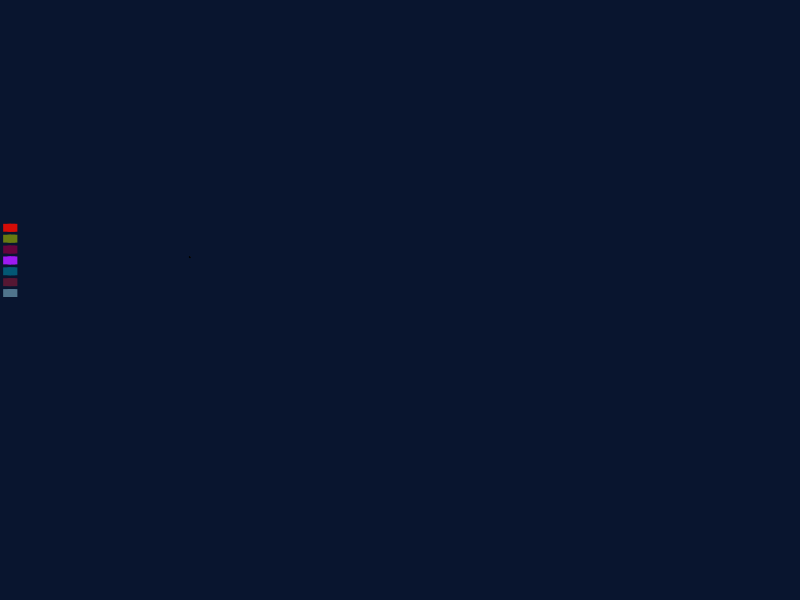
Frame 1 (no input)
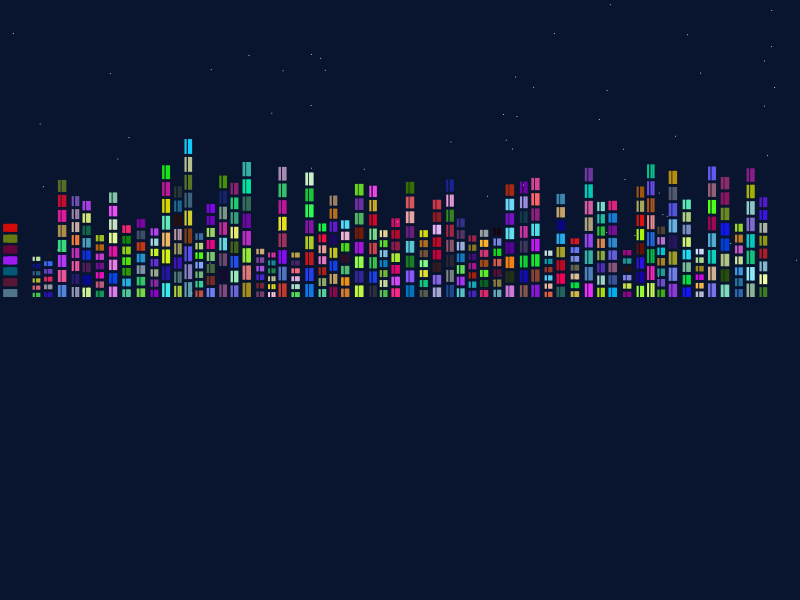
Frame 60 (the mouse pressed at the canvas centre just before this capture)
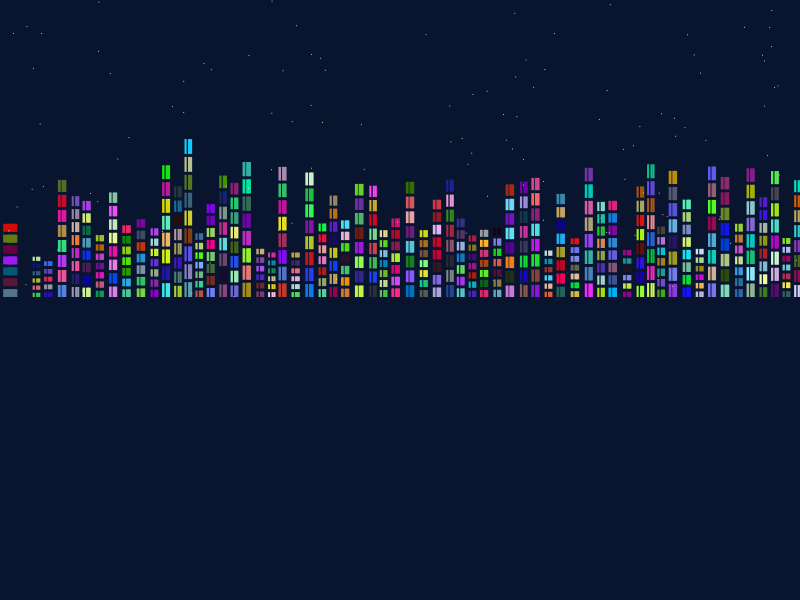
Frame 120 (the mouse held since frame 60 and released just before this capture)

The Processing sketch that drew these frames (run headless with seeded random() and noise(); from frame 60 on, the mouse is pressed at the canvas centre):

// Processing sketch: processing_87639
// ── processing_87639.pde

float bH = random(40,100);
float bW = random(25,50);
float i = 0;
float wH = bH / 10;
float wW = bW / 4;
float floorcount = 0;
color buildcolor;
float starcount = random(1000);
float starcounter = 0;


void setup()
{
  size (800,600);
  background(9,21,47);
  smooth();
}

void draw()
{
  if(starcounter < starcount)
  {
    fill(255);
    ellipse(random(width), random(0,300),1, 1);
    starcounter++;
   }
   if (i<width)
     fill(255);
     drawBuilding();
     i=i+bW;
     bW=random(10,15);
     bH=random(40,150);
     wH=bH/10;
     wW=bW/5;
     floorcount=0;
     
     /*pushMatrix();
     drawBuilding();
     rotate(radians(180));
     filter (BLUR,1);
     popMatrix(); //back to original grid*/
}
 
void drawBuilding()
{
  stroke(1);
  fill(125,125,125);
  noStroke();
  while (floorcount <bH-5)
  {
    fill(random(0,255), random(0,255), random(255));
    rect (i+bW/10, 300-(floorcount+wH+3), wW, wH);
    rect (i+bW/7+3, 300-(floorcount+wH+3), wW, wH);
    rect (i+bW/7+5, 300-(floorcount+wH+3), wW, wH);
    floorcount = floorcount +wH+3;
  }
}

//void drawReflection()
